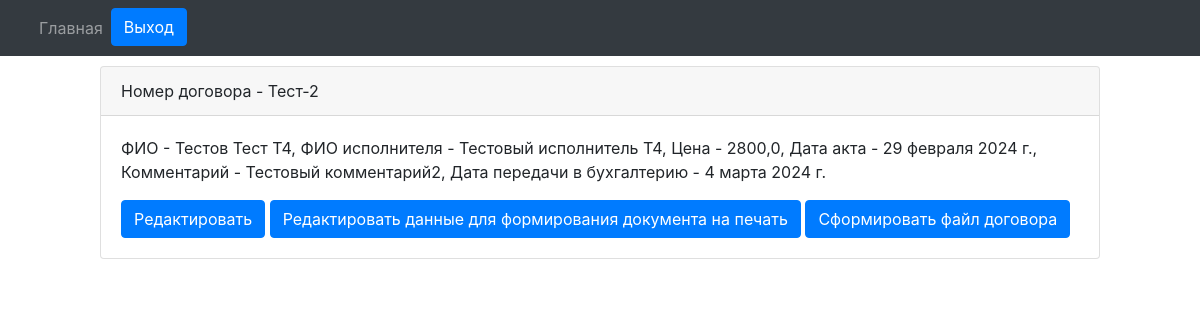
Screenshot of /paid_departure/filials/orders/order/1/ (signed in) with the database file from the repository.
### engine/models.py (models this page shows, shortened)
class Reestr_oferts(models.Model):
    number_orders_vozm = models.CharField(max_length=20, blank=False, verbose_name='Номер договора возм.', db_index=True)
    fio = models.CharField(max_length=128, blank=False, verbose_name='ФИО')
    date_orders = models.DateField(auto_now_add=True, verbose_name='Дата договора')
    date_akt = models.DateField(auto_now_add=True, verbose_name='Дата акта')
    exicutor = models.ForeignKey(Exicuters, on_delete=models.PROTECT, verbose_name='Исполнитель')
    filial = models.ForeignKey(Filials, on_delete=models.PROTECT, verbose_name='Филиал')
    price = models.FloatField(max_length=10, verbose_name='Цена')
    date_buhgt = models.DateField(verbose_name='Дата передачи в бухгалтерию')
    comment = models.CharField(max_length=512, verbose_name='Комментарий', blank=True)

class Exicuters(models.Model):
    fio = models.CharField(max_length=128, blank=False, verbose_name='ФИО исполнителя')
    position_filial = models.CharField(max_length=128, blank=False, default='Администратор', verbose_name='Должность')
    filial = models.ForeignKey(Filials, on_delete=models.PROTECT, verbose_name='Филиал к котрому привязан исполнитель')
    def __str__(self):
        return self.fio

### engine/views.py (the view)
# urls.py: path('filials/orders/order/<int:id_order>/', get_order, name='get_order'),
@login_required
def get_order(request, id_order):
    if not request.user.has_perm('engine.view_reestr_oferts'):
        queryset = Reestr_oferts.objects.get(pk=id_order)
        filial = str(queryset.filial)
        user_filial = str(request.user.filial)
        if filial == user_filial:
            order = Reestr_oferts.objects.get(pk=id_order)
        else:
            raise PermissionError
    else:
        order = Reestr_oferts.objects.get(pk=id_order)
    context = {
        'order': order
    }
    return render(request, 'orders/order.html', context=context)

### engine/templates/orders/order.html (shortened to what this page needs)
{% extends "orders/base.html" %}
{% block nav %}{% include 'orders/nav.html' %}{% endblock %}
{% block content %}
<div class="card" style="margin: 10px 100px 10px 100px;">
    <div class="card-header">
      Номер договора - {{ order.number_orders_vozm }}
    </div>
    <div class="card-body">
      <p class="card-text">ФИО - {{ order.fio }}, ФИО исполнителя - {{ order.exicutor }}, Цена - {{ order.price }}, Дата акта - {{ order.date_akt }}, Комментарий - {{ order.comment }}, Дата передачи в бухгалтерию - {{ order.date_buhgt }}</p>
      <a href="{% url 'edit_order' order.pk %}" class="btn btn-primary">Редактировать</a>
      {% if order.contract_data.reestr_oferts %}
        <a href="{% url 'edit_document' order.contract_data.id%}" class="btn btn-primary">Редактировать данные для формирования документа на печать</a>
        <a id="btn" href="{% url 'preview_docx' order.pk %}" class="btn btn-primary">Сформировать файл договора</a>
      {% else %}
        <a href="{% url 'create_document' order.pk %}" class="btn btn-primary">Заполнить данные для формирования документа на печать</a>
      {% endif %}
    </div>
  </div>
{% endblock %}

### rows the page displays
Reestr_oferts: number_orders_vozm "Тест-2", fio "Тестов Тест Т4", exicutor "Тестовый исполнитель Т4", price "2800,0", date_akt "29 февраля 2024 г.", comment "Тестовый комментарий2", date_buhgt "4 марта 2024 г."
